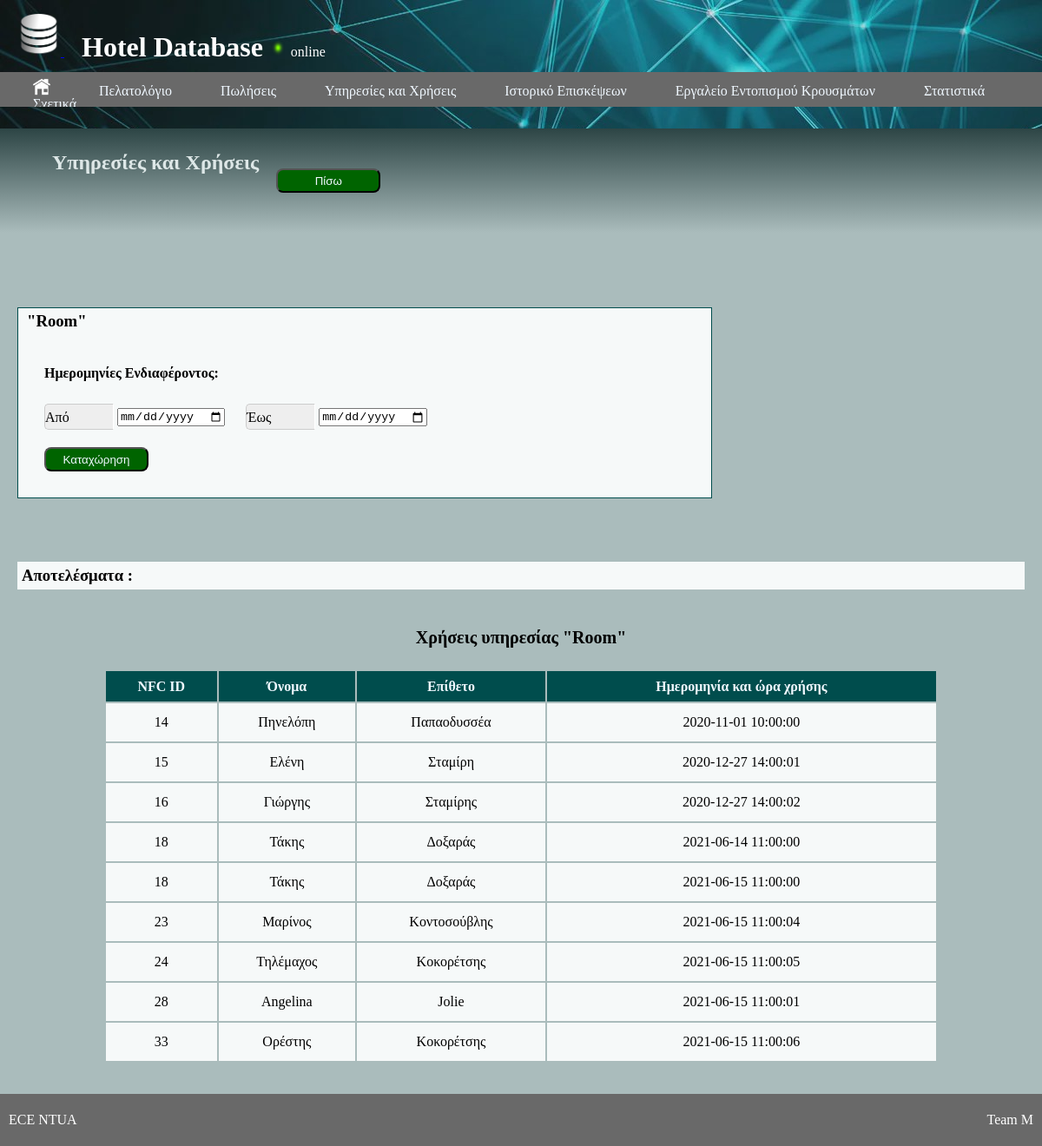
/php/visits.php?service_description=Room, run on the app's committed database.
### tables this page shows
create table visited (
  customer_id int,
  place_id int not null,
  entry_date_time timestamp not null,
  exit_date_time timestamp,
  visit_id int,

  primary key (visit_id),

  foreign key (customer_id) references customer(nfc_id)
    on delete set null
    on update cascade,
  foreign key (place_id) references place(place_id)
    on delete cascade
    on update cascade
);

create table customer (
  nfc_id int,
  first_name varchar(30) not null,
  last_name varchar(30) not null,
  date_of_birth date not null,
  document_number varchar(20) not null,
  document_type enum("Passport", "ID") not null,
  document_authority varchar(60) not null,

  primary key (nfc_id),
  constraint document check (
                        (document_type = "ID" and (document_number like "________"))
                        or (document_type = "Passport" and document_number like "_________")
                      )
);

### php/visits.php (the view, shortened to what this page needs)
<?php
include('header.php');
?>
<div class="welcome">
  <h2> Υπηρεσίες και Χρήσεις </h2>
  <form action="services.php">
    <input type="submit" class="button" value="Πίσω" />
  </form>
</div>
<!DOCTYPE html>
<html lang="en" dir="ltr">
<?php
$service_description = $_GET['service_description'];
$query="
select place_name from
(
  service join offered_in on offered_in.service_id=service.service_id)
  join place on place.place_id=offered_in.place_id
  where service.service_description='";
  $query = $query.$service_description."';";
  $result = mysqli_query($conn, $query);
  $place_name = mysqli_fetch_assoc($result);
  $place_name = $place_name['place_name'];
  ?>
  <br><br>
  <div class="inputs">
    <h3> "<?php echo $service_description; ?>"</h3>
    <br>
    <form action="" method="post">
      <h4>Ημερομηνίες Ενδιαφέροντος:</h4>
      <div class="text">
        <div class="text_input">
          <label for="min_date">Από</label>
        </div>
        <input type="date" id="min_date" name="min_date" value="">
        <div class="text_input">
          <label for="max_date">Έως</label>
        </div>
        <input type="date" id="max_date" name="max_date" value="">
      </div>
      <label><input class="button" type="submit" name="submit" value="Καταχώρηση"></label>
    </form>
  </div>
  <br>
  <h3 class="output"> Αποτελέσματα : </h3>
  <?php
  $query_date = " where place_name = '".$place_name."'";
      ?>
  <table class="content-table">
  <thead>
    <caption style="font-weight: bold">Χρήσεις υπηρεσίας "<?php echo $service_description; ?>"</caption>
    <tr>
      <th> NFC ID </th>
      <th> Όνομα </th>
      <th> Επίθετο </th>
      <th> Ημερομηνία και ώρα χρήσης </th>
    </tr>
  </thead>
  <?php
  $query = "
  select customer.nfc_id,
  customer.first_name,
  customer.last_name,
  visited.entry_date_time
  from
  (
    customer join visited
    on customer.nfc_id = visited.customer_id
    ) join place
    on visited.place_id = place.place_id";
    $query = $query.$query_date.";";
    $result = mysqli_query($conn, $query);
    while($rows_data = mysqli_fetch_assoc($result))
    {
      ?>
      <tr>
        <td><?php echo $rows_data['nfc_id'] ?></td>
        <td><?php echo $rows_data['first_name'] ?></td>
        <td><?php echo $rows_data['last_name'] ?></td>
        <td><?php echo $rows_data['entry_date_time'] ?></td>
        <?php
      }
      ?>
    </table>
    <?php
    include ("footer.php")
    ?>
  </body>
  </html>

### php/styles.css (style rules this page uses)
* { box-sizing: border-box; margin: 0; padding: 1; }
h4 { margin-top: 40px; margin-bottom: 30px; margin-left: 20px; }
body { background-color: #AABCBC; min-height: 100vh; display:flex; flex-direction: column; }
.content-table { min-width: 80%; max-width: 80%; border-style: none; margin-left:auto; margin-right:auto; margin-top: 2%; margin-bottom: 3%; border-spacing: 2px; }
.content-table th { background-color: #004d4d; height:35px; color: #F0F8FF; }
.content-table caption { font-size: 20px; margin-bottom: 25px; }
.content-table td { padding:7px 0px; background-color: #F6F9F9; text-align: center; line-height: 30px; }
.welcome { background-image: linear-gradient(180deg, #2D4545, #AABCBC); color: #DDE7E7; flex-wrap: wrap; align-content: center; padding: 10px 60px; height: 120px; display: flex; justify-content: flex-start; align-items: : center; margin-bottom: 15px; margin-top:0px; }
.inputs { background-color: #F6F9F9; width: 800px; border: 1px solid #004d4d; padding: 10px 10px; margin: 20px; line-height: 10px; margin-top: 35px; margin-bottom: 35px; }
.output { background-color: #F6F9F9; padding: 5px; margin: 20px; }
.button { background-color: DarkGreen; color: #F0F8FF; font-size: 16; border-radius: 8px; padding: 3px; height: 28px; width: 120px; margin: 20px; }
.text_input { margin-left:20px; background: #EEE; border: 1px solid #CCC; border-radius: 5px 0 0 5px; border-right: 1px solid #FFF; display: inline-block; height: 30px; width: 275px; line-height: 30px; margin-right: 0; width: 80px!important; vertical-align: middle; }

### data on the page
visited: customer.nfc_id "14", customer.first_name "Πηνελόπη", customer.last_name "Παπαοδυσσέα", entry_date_time "2020-11-01 10:00:00"
visited: customer.nfc_id "15", customer.first_name "Ελένη", customer.last_name "Σταμίρη", entry_date_time "2020-12-27 14:00:01"
visited: customer.nfc_id "16", customer.first_name "Γιώργης", customer.last_name "Σταμίρης", entry_date_time "2020-12-27 14:00:02"
visited: customer.nfc_id "18", customer.first_name "Τάκης", customer.last_name "Δοξαράς", entry_date_time "2021-06-14 11:00:00"
visited: customer.nfc_id "18", customer.first_name "Τάκης", customer.last_name "Δοξαράς", entry_date_time "2021-06-15 11:00:00"
visited: customer.nfc_id "23", customer.first_name "Μαρίνος", customer.last_name "Κοντοσούβλης", entry_date_time "2021-06-15 11:00:04"
visited: customer.nfc_id "24", customer.first_name "Τηλέμαχος", customer.last_name "Κοκορέτσης", entry_date_time "2021-06-15 11:00:05"
visited: customer.nfc_id "28", customer.first_name "Angelina", customer.last_name "Jolie", entry_date_time "2021-06-15 11:00:01"
visited: customer.nfc_id "33", customer.first_name "Ορέστης", customer.last_name "Κοκορέτσης", entry_date_time "2021-06-15 11:00:06"

### other printed values
$service_description "Room"
